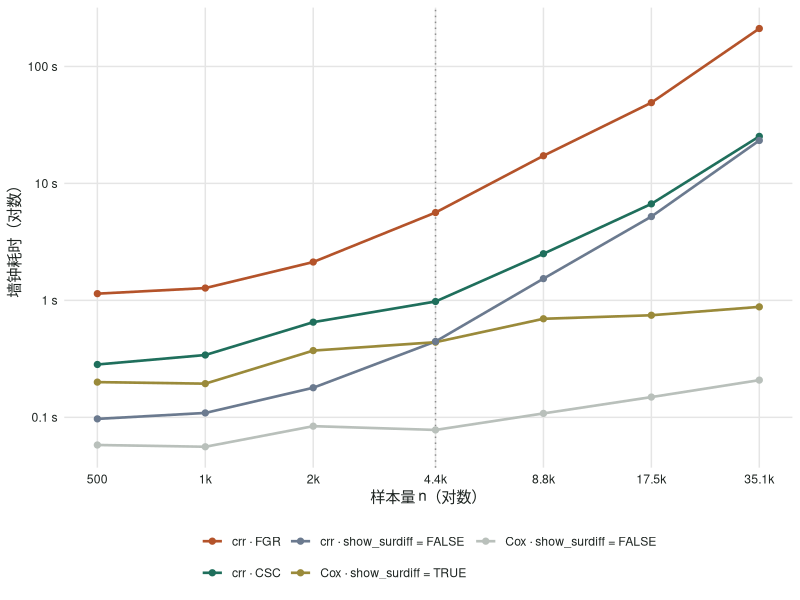
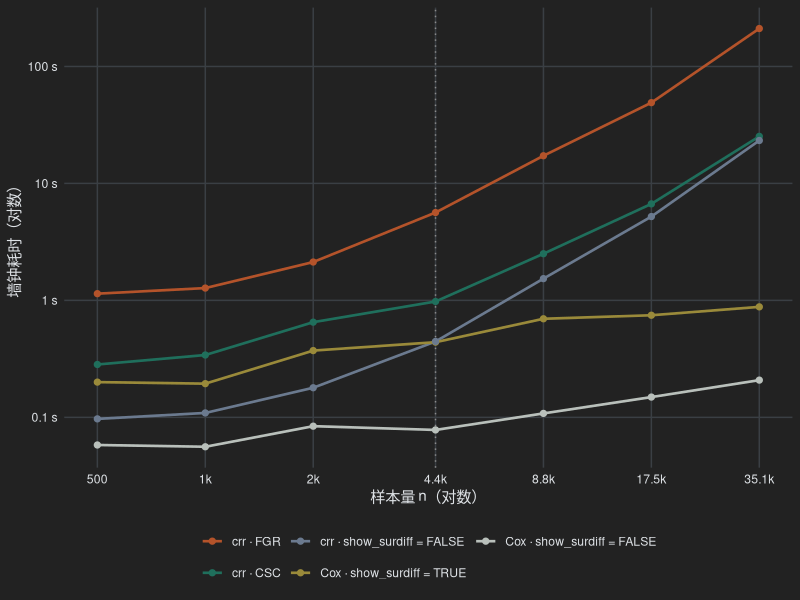
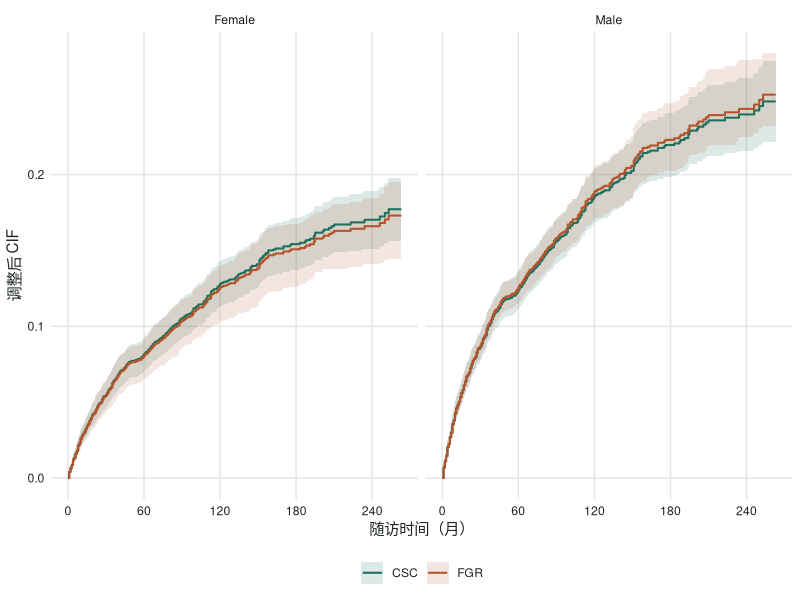
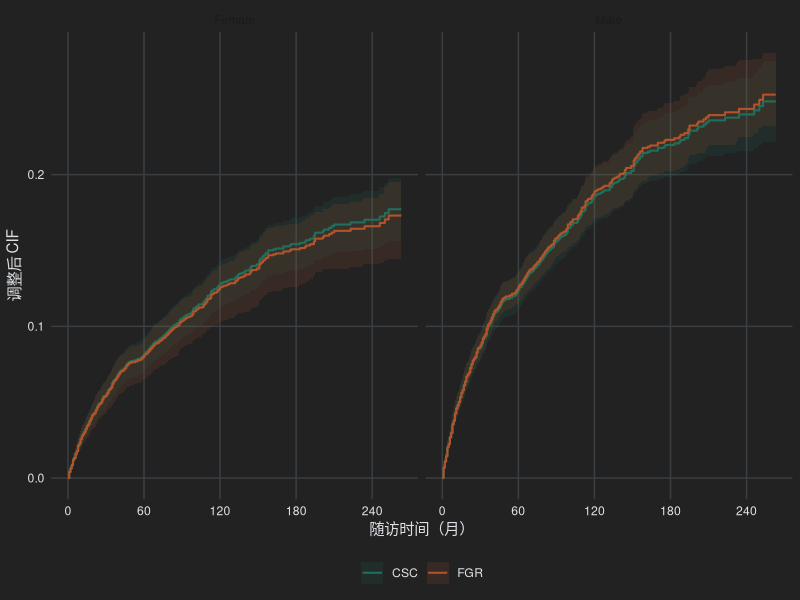
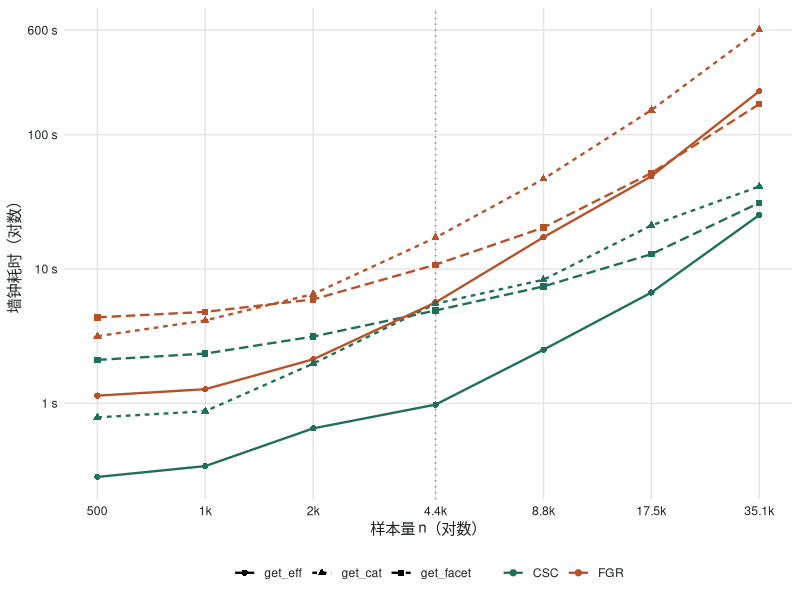
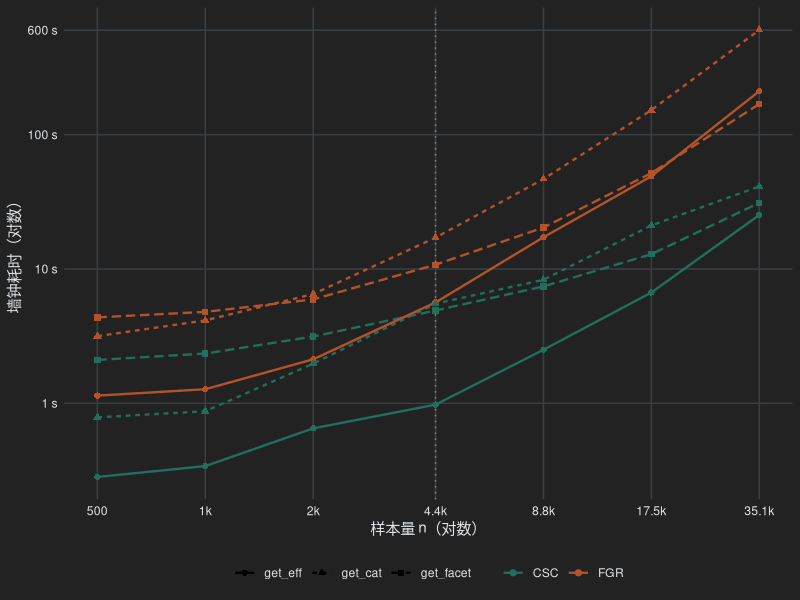

Write R code to recreate these figures, in order.
## ---- chunk 1
#| label: setup
#| include: false
t <- read.csv("bench/bench_timing.csv")
med <- aggregate(elapsed ~ n + cfg, t, median)
w <- reshape(med, idvar = "n", timevar = "cfg", direction = "wide")
names(w) <- sub("^elapsed\\.", "", names(w))
w <- w[order(w$n), ]
n_lab <- ifelse(w$n > 4387, paste0(w$n, "\\*"), w$n)
f2 <- function(x) ifelse(x < 10, sprintf("%.2f", x), sprintf("%.1f", x))
## ---- chunk 2
#| label: fig-timing
#| echo: false
#| fig-cap: "单次 get_eff() 调用的墙钟耗时中位数（秒），双对数坐标。虚线右侧为重抽样放大的样本。"
#| fig-width: 7.5
#| fig-height: 4.2
#| renderings: [light, dark]
library(ggplot2)
lab <- c(crr_FGR = "crr · FGR", crr_CSC = "crr · CSC",
         crr_surdiff_FALSE = "crr · show_surdiff = FALSE",
         cox_surdiff_TRUE = "Cox · show_surdiff = TRUE",
         cox_surdiff_FALSE = "Cox · show_surdiff = FALSE")
col <- c("#b4532a", "#1f6f5c", "#6b7a8f", "#9a8a3a", "#b9c0bb")
med$cfg <- factor(med$cfg, levels = names(lab), labels = lab)
p <- ggplot(med, aes(n, elapsed, colour = cfg)) +
  geom_vline(xintercept = 4387, linetype = 3, colour = "grey55") +
  geom_line(linewidth = 0.9) + geom_point(size = 1.8) +
  scale_x_log10(breaks = unique(med$n), labels = function(x) ifelse(x >= 1000, paste0(round(x / 1000, 1), "k"), x)) +
  scale_y_log10(breaks = c(0.1, 1, 10, 100), labels = function(x) paste(x, "s")) +
  scale_colour_manual(values = col, name = NULL) +
  labs(x = "样本量 n（对数）", y = "墙钟耗时（对数）") +
  guides(colour = guide_legend(nrow = 2))
th <- function(fg, bg, grid) theme_minimal(base_size = 11) +
  theme(legend.position = "bottom", panel.grid.minor = element_blank(),
        panel.grid.major = element_line(colour = grid),
        text = element_text(colour = fg), axis.text = element_text(colour = fg),
        plot.background = element_rect(fill = bg, colour = NA))
p + th("#1d2421", "white", "grey90")
p + th("#dee2e6", "#222222", "#3a3f44")
## ---- chunk 3
#| label: tbl-timing
#| echo: false
#| tbl-cap: "墙钟耗时中位数（秒）。CIF 增量 = 该后端总耗时 − show_surdiff = FALSE，即生成 sur_unadj + sur_direct 两张表多花的时间。"
ic <- w$crr_CSC - w$crr_surdiff_FALSE
ig <- w$crr_FGR - w$crr_surdiff_FALSE
knitr::kable(data.frame(
  n = n_lab,
  `surdiff=FALSE` = f2(w$crr_surdiff_FALSE),
  `CSC 总` = f2(w$crr_CSC), `FGR 总` = f2(w$crr_FGR),
  `FGR/CSC 总` = sprintf("%.1f×", w$crr_FGR / w$crr_CSC),
  `CSC CIF 增量` = f2(ic), `FGR CIF 增量` = f2(ig),
  `FGR/CSC 增量` = sprintf("%.0f×", ig / ic),
  check.names = FALSE), align = "rrrrrrrr")
## ---- chunk 4
#| label: tbl-surdiff
#| echo: false
#| tbl-cap: "打开 show_surdiff 比关闭时多花的墙钟时间（秒），以及总耗时是关闭时的多少倍。"
knitr::kable(data.frame(
  n = n_lab,
  `crr·FGR 增量` = paste0("+", f2(w$crr_FGR - w$crr_surdiff_FALSE)),
  `倍数 ` = sprintf("%.1f×", w$crr_FGR / w$crr_surdiff_FALSE),
  `crr·CSC 增量` = paste0("+", f2(w$crr_CSC - w$crr_surdiff_FALSE)),
  `倍数  ` = sprintf("%.1f×", w$crr_CSC / w$crr_surdiff_FALSE),
  `Cox 增量` = paste0("+", f2(w$cox_surdiff_TRUE - w$cox_surdiff_FALSE)),
  `倍数   ` = sprintf("%.1f×", w$cox_surdiff_TRUE / w$cox_surdiff_FALSE),
  check.names = FALSE), align = "rrrrrrr")
## ---- chunk 5
#| label: tbl-getcat-timing
#| echo: false
#| tbl-cap: "get_cat() 墙钟耗时中位数（秒）。额外耗时 = get_cat − 同一数据上的 get_eff（show_surdiff = TRUE），即曲线和多时点 ΔCIF 两块多花的时间。"
gc <- read.csv("bench/getcat_timing.csv")
gm <- aggregate(elapsed ~ n + model, gc, median)
gw <- reshape(gm, idvar = "n", timevar = "model", direction = "wide")
names(gw) <- sub("^elapsed\\.", "", names(gw))
gw <- merge(gw[order(gw$n), ], w[, c("n", "crr_FGR", "crr_CSC")], by = "n")
knitr::kable(data.frame(
  n = ifelse(gw$n > 4387, paste0(gw$n, "\\*"), gw$n),
  `CSC` = f2(gw$CSC), `FGR` = f2(gw$FGR),
  `FGR/CSC` = sprintf("%.1f×", gw$FGR / gw$CSC),
  `CSC 额外` = f2(gw$CSC - gw$crr_CSC), `FGR 额外` = f2(gw$FGR - gw$crr_FGR),
  check.names = FALSE), align = "rrrrrr")
## ---- chunk 6
#| label: fig-getcat-curves
#| echo: false
#| fig-cap: "n = 4387（完整数据）时 get_cat() 画出的调整后 CIF 曲线：FGR（bootstrap CI）与 CSC（解析 CI）叠加。"
#| fig-width: 7.5
#| fig-height: 3.8
#| renderings: [light, dark]
cv <- read.csv("bench/getcat_curves.csv")
c4 <- cv[cv$n == 4387, ]
pc <- ggplot(c4, aes(time, cif, colour = model, fill = model)) +
  geom_ribbon(aes(ymin = ci_lower, ymax = ci_upper), alpha = 0.15, colour = NA) +
  geom_step(linewidth = 0.7) +
  facet_wrap(~ group) +
  scale_colour_manual(values = c(FGR = "#b4532a", CSC = "#1f6f5c"), name = NULL) +
  scale_fill_manual(values = c(FGR = "#b4532a", CSC = "#1f6f5c"), name = NULL) +
  scale_x_continuous(breaks = seq(0, 240, 60)) +
  labs(x = "随访时间（月）", y = "调整后 CIF")
pc + th("#1d2421", "white", "grey90")
pc + th("#dee2e6", "#222222", "#3a3f44")
## ---- chunk 7
#| label: tbl-getcat-curve-agree
#| echo: false
#| tbl-cap: "整条曲线上 FGR 与 CSC 的差异。最大点差取所有时间点、两个组中 |CIF(FGR) − CIF(CSC)| 的最大值；CI 宽度比取 12 个月以后各时间点 CSC/FGR 宽度比的均值。"
ag <- do.call(rbind, lapply(sort(unique(cv$n)), function(nn) {
  m <- merge(cv[cv$n == nn & cv$model == "FGR", ], cv[cv$n == nn & cv$model == "CSC", ],
             by = c("time", "group"), suffixes = c(".f", ".c"))
  m <- m[m$time > 0, ]
  dd <- abs(m$cif.f - m$cif.c); k <- m$time >= 12
  data.frame(n = ifelse(nn > 4387, paste0(nn, "\\*"), nn),
             `时间点数` = length(unique(m$time)),
             `最大点差` = sprintf("%.4f", max(dd)),
             `出现位置` = sprintf("%s，%d 月", m$group[which.max(dd)], m$time[which.max(dd)]),
             `CI 宽度比 CSC/FGR` = sprintf("%.2f", mean((m$ci_upper.c - m$ci_lower.c)[k] / (m$ci_upper.f - m$ci_lower.f)[k])),
             check.names = FALSE)
}))
knitr::kable(ag, align = "rrrrr")
## ---- chunk 8
#| label: tbl-getcat-mul
#| echo: false
#| tbl-cap: "cat$Mul：Female − Male 的 ΔCIF（95% CI）与 P。加粗行为两个后端在 α = 0.05 下结论不同。"
mu <- read.csv("bench/getcat_mul.csv")
fm <- function(x) sprintf("%.4f (%.4f, %.4f)", x$estimate, x$conf.low, x$conf.high)
fp <- function(p) ifelse(p < 0.001, sprintf("%.1e", p), sprintf("%.3f", p))
mf <- mu[mu$model == "FGR", ]; mc <- mu[mu$model == "CSC", ]
mm <- merge(mf, mc, by = c("n", "time"), suffixes = c(".f", ".c"))
mm <- mm[order(mm$n, mm$time), ]
tab <- data.frame(
  n = ifelse(mm$n > 4387, paste0(mm$n, "\\*"), mm$n), `时间` = sub("-years", " 年", mm$time),
  `FGR ΔCIF` = fm(setNames(mm[, c("estimate.f", "conf.low.f", "conf.high.f")], c("estimate", "conf.low", "conf.high"))),
  `FGR P` = fp(mm$p_value.f),
  `CSC ΔCIF` = fm(setNames(mm[, c("estimate.c", "conf.low.c", "conf.high.c")], c("estimate", "conf.low", "conf.high"))),
  `CSC P` = fp(mm$p_value.c), check.names = FALSE)
flip <- (mm$p_value.f < 0.05) != (mm$p_value.c < 0.05)
tab[flip, ] <- lapply(tab[flip, ], function(x) paste0("**", x, "**"))
knitr::kable(tab, align = "rlrrrr")
## ---- chunk 9
#| label: tbl-getfacet-timing
#| echo: false
#| tbl-cap: "get_facet() 墙钟耗时中位数（秒）。「开」「关」指 show_surdiff；增量 = 开 − 关。"
gf <- read.csv("bench/getfacet_timing.csv")
fmed <- aggregate(elapsed ~ n + cfg, gf, median)
fw <- reshape(fmed, idvar = "n", timevar = "cfg", direction = "wide")
names(fw) <- sub("^elapsed\\.", "", names(fw))
fw <- fw[order(fw$n), ]
knitr::kable(data.frame(
  n = ifelse(fw$n > 4387, paste0(fw$n, "\\*"), fw$n),
  `CSC 关` = f2(fw$CSC_surdiff_FALSE), `CSC 开` = f2(fw$CSC_surdiff_TRUE),
  `FGR 关` = f2(fw$FGR_surdiff_FALSE), `FGR 开` = f2(fw$FGR_surdiff_TRUE),
  `FGR/CSC（开）` = sprintf("%.1f×", fw$FGR_surdiff_TRUE / fw$CSC_surdiff_TRUE),
  `CSC 增量` = paste0("+", f2(fw$CSC_surdiff_TRUE - fw$CSC_surdiff_FALSE)),
  `FGR 增量` = paste0("+", f2(fw$FGR_surdiff_TRUE - fw$FGR_surdiff_FALSE)),
  check.names = FALSE), align = "rrrrrrrr")
## ---- chunk 10
#| label: tbl-getfacet-agree
#| echo: false
#| tbl-cap: "get_facet 内嵌表中 Male 行的 SD（Female − Male 的 120 个月 CIF 差，95% CI）与 P。HR 列在两个后端之间完全相同，只列一次。"
ft <- read.csv("bench/getfacet_table.csv")
ft <- ft[order(ft$n, ft$stratum != "below_54"), ]
knitr::kable(data.frame(
  n = ifelse(ft$n > 4387, paste0(ft$n, "\\*"), ft$n), `分层` = ft$stratum,
  `FGR SD` = trimws(ft$SD_FGR), `FGR P` = trimws(ft$p_FGR),
  `CSC SD` = trimws(ft$SD_CSC), `CSC P` = trimws(ft$p_CSC),
  `HR（两者相同）` = trimws(ft$HR), check.names = FALSE), align = "rlrrrrr")
## ---- chunk 11
#| label: tbl-getfacet-curve
#| echo: false
#| tbl-cap: "get_facet 曲线（sur.data）上 FGR 与 CSC 的差异：两个分层、两个组、所有时间点中的最大 |CIF 差|，以及 12 个月以后 CI 宽度比（CSC/FGR）的均值。"
fc <- read.csv("bench/getfacet_curve_agree.csv")
knitr::kable(data.frame(
  n = ifelse(fc$n > 4387, paste0(fc$n, "\\*"), fc$n),
  `最大点差` = sprintf("%.4f", fc$max_diff), `出现位置（分层 / 组，月）` = fc$where,
  `CI 宽度比 CSC/FGR` = sprintf("%.2f", fc$width_ratio), check.names = FALSE), align = "rrrr")
## ---- chunk 12
#| label: fig-three-funcs
#| echo: false
#| fig-cap: "三个函数在 FGR 与 CSC 下的墙钟耗时中位数（秒），双对数坐标。get_eff 与 get_facet 均为 show_surdiff = TRUE。"
#| fig-width: 7.5
#| fig-height: 4
#| renderings: [light, dark]
all3 <- rbind(
  data.frame(n = w$n, fun = "get_eff", model = "FGR", elapsed = w$crr_FGR),
  data.frame(n = w$n, fun = "get_eff", model = "CSC", elapsed = w$crr_CSC),
  data.frame(n = gw$n, fun = "get_cat", model = "FGR", elapsed = gw$FGR),
  data.frame(n = gw$n, fun = "get_cat", model = "CSC", elapsed = gw$CSC),
  data.frame(n = fw$n, fun = "get_facet", model = "FGR", elapsed = fw$FGR_surdiff_TRUE),
  data.frame(n = fw$n, fun = "get_facet", model = "CSC", elapsed = fw$CSC_surdiff_TRUE))
all3$fun <- factor(all3$fun, levels = c("get_eff", "get_cat", "get_facet"))
p3 <- ggplot(all3, aes(n, elapsed, colour = model, linetype = fun, shape = fun)) +
  geom_vline(xintercept = 4387, linetype = 3, colour = "grey55") +
  geom_line(linewidth = 0.8) + geom_point(size = 1.8) +
  scale_x_log10(breaks = unique(all3$n), labels = function(x) ifelse(x >= 1000, paste0(round(x / 1000, 1), "k"), x)) +
  scale_y_log10(breaks = c(1, 10, 100, 600), labels = function(x) paste(x, "s")) +
  scale_colour_manual(values = c(FGR = "#b4532a", CSC = "#1f6f5c"), name = NULL) +
  scale_linetype_manual(values = c(get_eff = "solid", get_cat = "22", get_facet = "42"), name = NULL) +
  scale_shape_manual(values = c(get_eff = 16, get_cat = 17, get_facet = 15), name = NULL) +
  labs(x = "样本量 n（对数）", y = "墙钟耗时（对数）")
p3 + th("#1d2421", "white", "grey90")
p3 + th("#dee2e6", "#222222", "#3a3f44")
